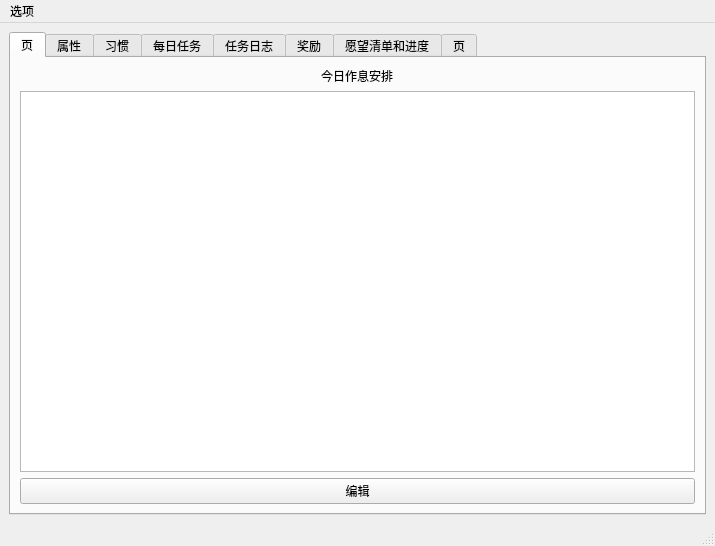
<?xml version="1.0" encoding="UTF-8"?>
<ui version="4.0">
 <class>MainWindow</class>
 <widget class="QMainWindow" name="MainWindow">
  <property name="geometry">
   <rect>
    <x>0</x>
    <y>0</y>
    <width>715</width>
    <height>546</height>
   </rect>
  </property>
  <property name="windowTitle">
   <string>MainWindow</string>
  </property>
  <widget class="QWidget" name="centralwidget">
   <layout class="QHBoxLayout" name="horizontalLayout">
    <item>
     <widget class="QTabWidget" name="tabWidget">
      <property name="currentIndex">
       <number>0</number>
      </property>
      <widget class="QWidget" name="tab_14">
       <attribute name="title">
        <string>页</string>
       </attribute>
       <layout class="QVBoxLayout" name="verticalLayout_3">
        <item alignment="Qt::AlignHCenter">
         <widget class="QLabel" name="label_15">
          <property name="text">
           <string>今日作息安排</string>
          </property>
         </widget>
        </item>
        <item>
         <widget class="QTextBrowser" name="textBrowser"/>
        </item>
        <item>
         <widget class="QPushButton" name="pushButton_21">
          <property name="text">
           <string>编辑</string>
          </property>
         </widget>
        </item>
       </layout>
      </widget>
      <widget class="QWidget" name="tab">
       <attribute name="title">
        <string>属性</string>
       </attribute>
       <layout class="QGridLayout" name="gridLayout">
        <item row="1" column="2">
         <layout class="QGridLayout" name="gridLayout_10">
          <property name="leftMargin">
           <number>10</number>
          </property>
          <property name="topMargin">
           <number>10</number>
          </property>
          <property name="rightMargin">
           <number>10</number>
          </property>
          <property name="bottomMargin">
           <number>10</number>
          </property>
          <item row="1" column="0" colspan="2">
           <widget class="QScrollArea" name="scrollArea_4">
            <property name="widgetResizable">
             <bool>true</bool>
            </property>
            <widget class="QWidget" name="scrollAreaWidgetContents">
             <property name="geometry">
              <rect>
               <x>0</x>
               <y>0</y>
               <width>311</width>
               <height>210</height>
              </rect>
             </property>
             <layout class="QHBoxLayout" name="horizontalLayout_2">
              <item>
               <widget class="QListWidget" name="listWidget_2"/>
              </item>
             </layout>
            </widget>
           </widget>
          </item>
          <item row="2" column="0">
           <widget class="QPushButton" name="pushButton_13">
            <property name="text">
             <string>添加</string>
            </property>
           </widget>
          </item>
          <item row="0" column="0" colspan="2" alignment="Qt::AlignHCenter">
           <widget class="QLabel" name="zhuangbei">
            <property name="text">
             <string>装备</string>
            </property>
           </widget>
          </item>
          <item row="2" column="1">
           <widget class="QPushButton" name="pushButton_16">
            <property name="text">
             <string notr="true">卸下</string>
            </property>
           </widget>
          </item>
         </layout>
        </item>
        <item row="0" column="2">
         <layout class="QVBoxLayout" name="verticalLayout_2">
          <property name="leftMargin">
           <number>10</number>
          </property>
          <property name="topMargin">
           <number>10</number>
          </property>
          <property name="rightMargin">
           <number>10</number>
          </property>
          <property name="bottomMargin">
           <number>10</number>
          </property>
          <item alignment="Qt::AlignHCenter|Qt::AlignTop">
           <widget class="QLabel" name="jingyanheyuledian">
            <property name="text">
             <string>经验和娱乐点</string>
            </property>
           </widget>
          </item>
          <item>
           <widget class="QScrollArea" name="scrollArea_2">
            <property name="widgetResizable">
             <bool>true</bool>
            </property>
            <widget class="QWidget" name="scrollAreaWidgetContents_3">
             <property name="geometry">
              <rect>
               <x>0</x>
               <y>0</y>
               <width>311</width>
               <height>115</height>
              </rect>
             </property>
             <layout class="QGridLayout" name="gridLayout_5">
              <item row="0" column="0">
               <widget class="QLabel" name="label_13">
                <property name="toolTip">
                 <string notr="true"/>
                </property>
                <property name="text">
                 <string notr="true">经验：</string>
                </property>
               </widget>
              </item>
              <item row="1" column="0">
               <widget class="QLabel" name="label_14">
                <property name="toolTip">
                 <string notr="true"/>
                </property>
                <property name="text">
                 <string notr="true">娱乐点：</string>
                </property>
               </widget>
              </item>
             </layout>
            </widget>
           </widget>
          </item>
         </layout>
        </item>
        <item row="0" column="1">
         <layout class="QVBoxLayout" name="verticalLayout">
          <property name="leftMargin">
           <number>10</number>
          </property>
          <property name="topMargin">
           <number>10</number>
          </property>
          <property name="rightMargin">
           <number>10</number>
          </property>
          <property name="bottomMargin">
           <number>10</number>
          </property>
          <item alignment="Qt::AlignHCenter|Qt::AlignTop">
           <widget class="QLabel" name="jibenshuxingdian">
            <property name="text">
             <string>基本属性点</string>
            </property>
           </widget>
          </item>
          <item>
           <widget class="QScrollArea" name="scrollArea">
            <property name="widgetResizable">
             <bool>true</bool>
            </property>
            <widget class="QWidget" name="scrollAreaWidgetContents_2">
             <property name="geometry">
              <rect>
               <x>0</x>
               <y>0</y>
               <width>312</width>
               <height>115</height>
              </rect>
             </property>
             <layout class="QGridLayout" name="gridLayout_4">
              <item row="0" column="0" rowspan="4">
               <layout class="QVBoxLayout" name="verticalLayout_11">
                <item>
                 <widget class="QLabel" name="label_3">
                  <property name="toolTip">
                   <string notr="true"/>
                  </property>
                  <property name="text">
                   <string notr="true">体质：</string>
                  </property>
                 </widget>
                </item>
                <item>
                 <widget class="QLabel" name="label_4">
                  <property name="toolTip">
                   <string notr="true"/>
                  </property>
                  <property name="text">
                   <string notr="true">体重：</string>
                  </property>
                 </widget>
                </item>
                <item>
                 <widget class="QLabel" name="label_5">
                  <property name="toolTip">
                   <string notr="true"/>
                  </property>
                  <property name="text">
                   <string notr="true">耐力：</string>
                  </property>
                 </widget>
                </item>
               </layout>
              </item>
              <item row="3" column="1">
               <layout class="QVBoxLayout" name="verticalLayout_13">
                <item alignment="Qt::AlignHCenter">
                 <widget class="QPushButton" name="pushButton">
                  <property name="sizePolicy">
                   <sizepolicy hsizetype="Fixed" vsizetype="Fixed">
                    <horstretch>0</horstretch>
                    <verstretch>0</verstretch>
                   </sizepolicy>
                  </property>
                  <property name="text">
                   <string>设定点数</string>
                  </property>
                 </widget>
                </item>
               </layout>
              </item>
              <item row="0" column="1" rowspan="3">
               <layout class="QVBoxLayout" name="verticalLayout_12">
                <item>
                 <widget class="QLabel" name="label_2">
                  <property name="toolTip">
                   <string notr="true"/>
                  </property>
                  <property name="text">
                   <string notr="true">专注：</string>
                  </property>
                 </widget>
                </item>
                <item>
                 <widget class="QLabel" name="label">
                  <property name="toolTip">
                   <string notr="true"/>
                  </property>
                  <property name="text">
                   <string notr="true">智力：</string>
                  </property>
                 </widget>
                </item>
                <item>
                 <widget class="QLabel" name="label_12">
                  <property name="toolTip">
                   <string notr="true"/>
                  </property>
                  <property name="text">
                   <string notr="true">知识量：</string>
                  </property>
                 </widget>
                </item>
               </layout>
              </item>
             </layout>
            </widget>
           </widget>
          </item>
         </layout>
        </item>
        <item row="1" column="1">
         <layout class="QGridLayout" name="gridLayout_11">
          <property name="sizeConstraint">
           <enum>QLayout::SetDefaultConstraint</enum>
          </property>
          <property name="leftMargin">
           <number>10</number>
          </property>
          <property name="topMargin">
           <number>10</number>
          </property>
          <property name="rightMargin">
           <number>10</number>
          </property>
          <property name="bottomMargin">
           <number>10</number>
          </property>
          <item row="1" column="0" colspan="2">
           <widget class="QScrollArea" name="scrollArea_3">
            <property name="widgetResizable">
             <bool>true</bool>
            </property>
            <widget class="QWidget" name="scrollAreaWidgetContents_4">
             <property name="geometry">
              <rect>
               <x>0</x>
               <y>0</y>
               <width>312</width>
               <height>210</height>
              </rect>
             </property>
             <layout class="QGridLayout" name="gridLayout_3">
              <item row="0" column="0">
               <widget class="QListWidget" name="listWidget"/>
              </item>
             </layout>
            </widget>
           </widget>
          </item>
          <item row="2" column="0">
           <widget class="QPushButton" name="pushButton_8">
            <property name="text">
             <string>添加</string>
            </property>
           </widget>
          </item>
          <item row="0" column="0" colspan="2" alignment="Qt::AlignHCenter">
           <widget class="QLabel" name="tianfuhenengli">
            <property name="text">
             <string>天赋和能力</string>
            </property>
           </widget>
          </item>
          <item row="2" column="1">
           <widget class="QPushButton" name="pushButton_17">
            <property name="text">
             <string notr="true">删除</string>
            </property>
           </widget>
          </item>
         </layout>
        </item>
       </layout>
      </widget>
      <widget class="QWidget" name="tab_2">
       <attribute name="title">
        <string>习惯</string>
       </attribute>
       <layout class="QGridLayout" name="gridLayout_7">
        <item row="2" column="4">
         <widget class="QPushButton" name="pushButton_5">
          <property name="text">
           <string>添加习惯</string>
          </property>
         </widget>
        </item>
        <item row="2" column="0">
         <widget class="QPushButton" name="pushButton_4">
          <property name="text">
           <string>设定每日习惯</string>
          </property>
         </widget>
        </item>
        <item row="1" column="3" colspan="2">
         <widget class="QListWidget" name="listWidget_4"/>
        </item>
        <item row="0" column="3" alignment="Qt::AlignLeft">
         <widget class="QLabel" name="label_9">
          <property name="text">
           <string>所有习惯（好坏均有）</string>
          </property>
         </widget>
        </item>
        <item row="2" column="1">
         <widget class="QPushButton" name="pushButton_6">
          <property name="text">
           <string>完成习惯</string>
          </property>
         </widget>
        </item>
        <item row="1" column="0" colspan="2">
         <widget class="QListWidget" name="listWidget_3"/>
        </item>
        <item row="0" column="0">
         <widget class="QLabel" name="label_8">
          <property name="text">
           <string>每日必完成习惯</string>
          </property>
         </widget>
        </item>
       </layout>
      </widget>
      <widget class="QWidget" name="tab_3">
       <attribute name="title">
        <string>每日任务</string>
       </attribute>
       <layout class="QGridLayout" name="gridLayout_6">
        <item row="2" column="3" alignment="Qt::AlignLeft">
         <widget class="QLabel" name="label_7">
          <property name="minimumSize">
           <size>
            <width>0</width>
            <height>0</height>
           </size>
          </property>
          <property name="maximumSize">
           <size>
            <width>16777215</width>
            <height>12</height>
           </size>
          </property>
          <property name="text">
           <string>已经完成的任务</string>
          </property>
         </widget>
        </item>
        <item row="4" column="1">
         <widget class="QPushButton" name="pushButton_7">
          <property name="text">
           <string>添加任务</string>
          </property>
         </widget>
        </item>
        <item row="4" column="2">
         <widget class="QPushButton" name="pushButton_10">
          <property name="text">
           <string>完成任务</string>
          </property>
         </widget>
        </item>
        <item row="4" column="0">
         <spacer name="horizontalSpacer">
          <property name="orientation">
           <enum>Qt::Horizontal</enum>
          </property>
          <property name="sizeHint" stdset="0">
           <size>
            <width>40</width>
            <height>20</height>
           </size>
          </property>
         </spacer>
        </item>
        <item row="0" column="0" alignment="Qt::AlignLeft">
         <widget class="QLabel" name="label_6">
          <property name="maximumSize">
           <size>
            <width>16777215</width>
            <height>12</height>
           </size>
          </property>
          <property name="text">
           <string>任务安排</string>
          </property>
         </widget>
        </item>
        <item row="1" column="0" rowspan="3" colspan="3">
         <widget class="QListWidget" name="listWidget_5"/>
        </item>
        <item row="2" column="4">
         <widget class="QComboBox" name="comboBox">
          <item>
           <property name="text">
            <string notr="true">最近200条（默认）</string>
           </property>
          </item>
          <item>
           <property name="text">
            <string notr="true">显示全部</string>
           </property>
          </item>
         </widget>
        </item>
        <item row="3" column="3" rowspan="2" colspan="2">
         <widget class="QListWidget" name="listWidget_6"/>
        </item>
        <item row="0" column="3" rowspan="2" colspan="2">
         <widget class="QCalendarWidget" name="calendarWidget"/>
        </item>
       </layout>
      </widget>
      <widget class="QWidget" name="tab_4">
       <attribute name="title">
        <string>任务日志</string>
       </attribute>
       <layout class="QGridLayout" name="gridLayout_2">
        <item row="3" column="4">
         <widget class="QPushButton" name="pushButton_2">
          <property name="sizePolicy">
           <sizepolicy hsizetype="Fixed" vsizetype="Fixed">
            <horstretch>0</horstretch>
            <verstretch>0</verstretch>
           </sizepolicy>
          </property>
          <property name="text">
           <string>完成任务</string>
          </property>
         </widget>
        </item>
        <item row="3" column="2">
         <widget class="QPushButton" name="pushButton_3">
          <property name="sizePolicy">
           <sizepolicy hsizetype="Fixed" vsizetype="Fixed">
            <horstretch>0</horstretch>
            <verstretch>0</verstretch>
           </sizepolicy>
          </property>
          <property name="text">
           <string>添加日志</string>
          </property>
         </widget>
        </item>
        <item row="1" column="2" colspan="3">
         <widget class="QTreeWidget" name="treeWidget_2">
          <column>
           <property name="text">
            <string>任务日志-已完成</string>
           </property>
          </column>
         </widget>
        </item>
        <item row="1" column="1" rowspan="3">
         <widget class="QTreeWidget" name="treeWidget">
          <column>
           <property name="text">
            <string>任务日志-进行中</string>
           </property>
          </column>
         </widget>
        </item>
       </layout>
       <zorder>treeWidget</zorder>
       <zorder>treeWidget_2</zorder>
       <zorder>pushButton_3</zorder>
       <zorder>pushButton_2</zorder>
      </widget>
      <widget class="QWidget" name="tab_5">
       <attribute name="title">
        <string>奖励</string>
       </attribute>
       <layout class="QGridLayout" name="gridLayout_8">
        <item row="1" column="0" colspan="2">
         <widget class="QListWidget" name="listWidget_7"/>
        </item>
        <item row="1" column="5" colspan="2">
         <widget class="QListWidget" name="listWidget_8"/>
        </item>
        <item row="0" column="6">
         <widget class="QComboBox" name="comboBox_3">
          <item>
           <property name="text">
            <string notr="true">最近200条（默认）</string>
           </property>
          </item>
          <item>
           <property name="text">
            <string notr="true">显示全部</string>
           </property>
          </item>
         </widget>
        </item>
        <item row="0" column="5" alignment="Qt::AlignLeft">
         <widget class="QLabel" name="label_11">
          <property name="text">
           <string>已获得的奖励</string>
          </property>
         </widget>
        </item>
        <item row="2" column="5">
         <widget class="QPushButton" name="pushButton_12">
          <property name="text">
           <string>奖励自己</string>
          </property>
         </widget>
        </item>
        <item row="0" column="0" alignment="Qt::AlignLeft">
         <widget class="QLabel" name="label_10">
          <property name="text">
           <string>所有奖励</string>
          </property>
         </widget>
        </item>
        <item row="2" column="0">
         <widget class="QPushButton" name="pushButton_11">
          <property name="text">
           <string>增加奖励</string>
          </property>
         </widget>
        </item>
        <item row="2" column="1">
         <widget class="QPushButton" name="pushButton_15">
          <property name="text">
           <string>删除奖励</string>
          </property>
         </widget>
        </item>
       </layout>
      </widget>
      <widget class="QWidget" name="tab_6">
       <attribute name="title">
        <string>愿望清单和进度</string>
       </attribute>
       <layout class="QGridLayout" name="gridLayout_9">
        <item row="0" column="0" colspan="3">
         <widget class="QTreeWidget" name="treeWidget_3">
          <column>
           <property name="text">
            <string notr="true">列表</string>
           </property>
          </column>
         </widget>
        </item>
        <item row="1" column="0">
         <widget class="QPushButton" name="pushButton_9">
          <property name="sizePolicy">
           <sizepolicy hsizetype="Minimum" vsizetype="Fixed">
            <horstretch>0</horstretch>
            <verstretch>0</verstretch>
           </sizepolicy>
          </property>
          <property name="text">
           <string>添加</string>
          </property>
         </widget>
        </item>
        <item row="1" column="2">
         <widget class="QComboBox" name="comboBox_2">
          <property name="sizePolicy">
           <sizepolicy hsizetype="Fixed" vsizetype="Fixed">
            <horstretch>0</horstretch>
            <verstretch>0</verstretch>
           </sizepolicy>
          </property>
          <property name="minimumSize">
           <size>
            <width>160</width>
            <height>0</height>
           </size>
          </property>
          <item>
           <property name="text">
            <string notr="true">已完成显示200条（默认）</string>
           </property>
          </item>
          <item>
           <property name="text">
            <string notr="true">显示全部</string>
           </property>
          </item>
         </widget>
        </item>
        <item row="1" column="1">
         <widget class="QPushButton" name="pushButton_14">
          <property name="text">
           <string notr="true">废弃愿望</string>
          </property>
         </widget>
        </item>
       </layout>
      </widget>
      <widget class="QWidget" name="tab_7">
       <attribute name="title">
        <string>页</string>
       </attribute>
       <layout class="QGridLayout" name="gridLayout_12">
        <item row="0" column="0">
         <widget class="QPushButton" name="pushButton_18">
          <property name="minimumSize">
           <size>
            <width>0</width>
            <height>50</height>
           </size>
          </property>
          <property name="font">
           <font>
            <pointsize>12</pointsize>
            <weight>75</weight>
            <bold>true</bold>
           </font>
          </property>
          <property name="text">
           <string notr="true">番茄工作法</string>
          </property>
         </widget>
        </item>
        <item row="0" column="1">
         <widget class="QPushButton" name="pushButton_19">
          <property name="minimumSize">
           <size>
            <width>0</width>
            <height>50</height>
           </size>
          </property>
          <property name="font">
           <font>
            <pointsize>12</pointsize>
            <weight>75</weight>
            <bold>true</bold>
           </font>
          </property>
          <property name="text">
           <string notr="true">今日信息</string>
          </property>
         </widget>
        </item>
        <item row="0" column="2">
         <widget class="QPushButton" name="pushButton_20">
          <property name="minimumSize">
           <size>
            <width>0</width>
            <height>50</height>
           </size>
          </property>
          <property name="font">
           <font>
            <pointsize>12</pointsize>
            <weight>75</weight>
            <bold>true</bold>
           </font>
          </property>
          <property name="text">
           <string notr="true">桌面便签</string>
          </property>
         </widget>
        </item>
        <item row="1" column="0">
         <spacer name="verticalSpacer">
          <property name="orientation">
           <enum>Qt::Vertical</enum>
          </property>
          <property name="sizeHint" stdset="0">
           <size>
            <width>20</width>
            <height>40</height>
           </size>
          </property>
         </spacer>
        </item>
       </layout>
      </widget>
     </widget>
    </item>
   </layout>
  </widget>
  <widget class="QMenuBar" name="menubar">
   <property name="geometry">
    <rect>
     <x>0</x>
     <y>0</y>
     <width>715</width>
     <height>23</height>
    </rect>
   </property>
   <widget class="QMenu" name="menu">
    <property name="title">
     <string>选项</string>
    </property>
    <addaction name="action"/>
    <addaction name="action_2"/>
   </widget>
   <addaction name="menu"/>
  </widget>
  <widget class="QStatusBar" name="statusbar"/>
  <action name="action">
   <property name="text">
    <string>同步</string>
   </property>
  </action>
  <action name="action_2">
   <property name="text">
    <string>设置警戒状态</string>
   </property>
  </action>
 </widget>
 <resources/>
 <connections/>
</ui>
